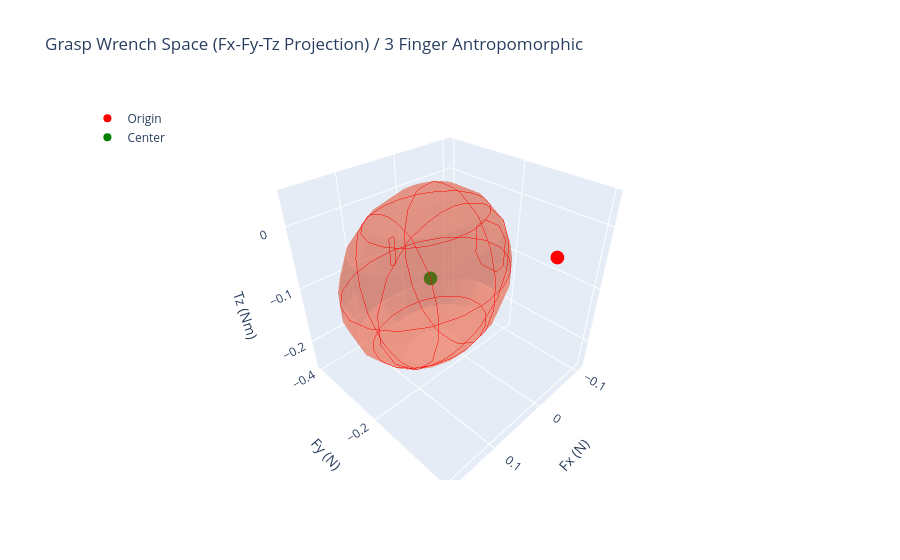

Notebook cell for this chart:
### Code cell
#3 Finger Antropomorphic

# Step 1: Define the gripper and object (3D)
contact1_pos = np.array([1, 1, 0])   # Finger 1 (right face)
contact2_pos = np.array([-1, 1, 0])  # Finger 2 (left face)
contact3_pos = np.array([0, -1, 0])   # Thumb (top face)
mu = 0.5  # Friction coefficient

# Step 2: Define wrench basis for each contact
normal1 = np.array([0, -1, 0])  # Right face, inward
normal2 = np.array([0, -1, 0])   # Left face, inward
normal3 = np.array([0, 1, 0])  # Top face, inward


# Contact 1 (Finger 1)
tangent1_a = np.array([0, 0, 1])
tangent1_b = np.array([1, 0, 0])

# Contact 2 (Finger 2)
tangent2_a = np.array([0, 0, 1])
tangent2_b = np.array([1, 0, 0])

# Contact 3 (Thumb)
tangent3_a = np.array([0, 0, 1])
tangent3_b = np.array([-1, 0, 0])

f1_n = normal1
f1_t1 = normal1 + mu * tangent1_a
f1_t2 = normal1 + mu * tangent1_b
f2_n = normal2
f2_t1 = normal2 + mu * tangent2_a
f2_t2 = normal2 + mu * tangent2_b
f3_n = normal3
f3_t1 = normal3 + mu * tangent3_a
f3_t2 = normal3 + mu * tangent3_b

f1_t1 /= np.linalg.norm(f1_t1)
f1_t2 /= np.linalg.norm(f1_t2)
f2_t1 /= np.linalg.norm(f2_t1)
f2_t2 /= np.linalg.norm(f2_t2)
f3_t1 /= np.linalg.norm(f3_t1)
f3_t2 /= np.linalg.norm(f3_t2)

def wrench(pos, force):
    r = pos
    f = force
    torque = np.cross(r, f)
    return np.concatenate([f, torque])

w1_n = wrench(contact1_pos, f1_n)
w1_t1 = wrench(contact1_pos, f1_t1)
w1_t2 = wrench(contact1_pos, f1_t2)
w2_n = wrench(contact2_pos, f2_n)
w2_t1 = wrench(contact2_pos, f2_t1)
w2_t2 = wrench(contact2_pos, f2_t2)
w3_n = wrench(contact3_pos, f3_n)
w3_t1 = wrench(contact3_pos, f3_t1)
w3_t2 = wrench(contact3_pos, f3_t2)



G = np.column_stack([w1_n, w1_t1, w1_t2, w2_n, w2_t1, w2_t2, w3_n, w3_t1, w3_t2])


# Step 3: Compute Grasp Wrench Space vertices
vertices = []
for coeffs in np.eye(9):
    vertices.append(G @ coeffs)
for coeffs in [np.ones(9), -np.ones(9)]:
    vertices.append(G @ coeffs)
vertices = np.array(vertices)

try:
    hull = ConvexHull(vertices)
except:
    print("Convex hull computation failed. Using vertices as-is.")
    hull = None

# Step 4: Quality metric - Largest inscribed ball
w = cp.Variable(6)
r = cp.Variable()
f = cp.Variable(9)

constraints = [
    w == G @ f,
    cp.norm(f, 1) <= 1,
    f >= 0
]

if hull:
    for simplex in hull.equations:
        normal, offset = simplex[:-1], simplex[-1]
        constraints.append(cp.sum(normal @ w) + r * cp.norm(normal, 2) <= -offset)

objective = cp.Maximize(r)
problem = cp.Problem(objective, constraints)
problem.solve()

quality = problem.value
print(f"Grasp Quality (Largest Minimum Wrench): {quality:.4f} N or Nm")
print(f"Center of largest inscribed ball: {w.value}")

# Step 5: Interactive 3D Plot with Plotly (Fx, Fy, Tz projection)
fig = go.Figure()

# GWS vertices


# Origin
fig.add_trace(go.Scatter3d(
    x=[0], y=[0], z=[0],
    mode='markers', marker=dict(size=8, color='red'),
    name='Origin'
))

# Center of the ball

fig.add_trace(go.Scatter3d(
    x=[w.value[0]], y=[w.value[1]], z=[w.value[5]],
    mode='markers', marker=dict(size=8, color='green'),
    name='Center'
))


# Quality sphere (parametric)
u, v = np.mgrid[0:2*np.pi:20j, 0:np.pi:10j]
x = quality * np.cos(u) * np.sin(v) + w.value[0]
y = quality * np.sin(u) * np.sin(v) + w.value[1]
z = quality * np.cos(v) + w.value[5]
fig.add_trace(go.Surface(
    x=x, y=y, z=z,
    opacity=0.4,  # Slightly more visible but still see-through
    colorscale='Reds',
    showscale=False,
    name=f'Largest Minimum Wrench ({quality:.4f} N or Nm)',
    surfacecolor=np.ones_like(x),  # Uniform red
    contours=dict(
        x=dict(show=True, color='red', width=1),
        y=dict(show=True, color='red', width=1),
        z=dict(show=True, color='red', width=1)
    )  # Add wireframe-like contours
))

# Layout
fig.update_layout(
    title='Grasp Wrench Space (Fx-Fy-Tz Projection) / 3 Finger Antropomorphic',
    scene=dict(
        xaxis_title='Fx (N)',
        yaxis_title='Fy (N)',
        zaxis_title='Tz (Nm)',
        aspectmode='cube'
    ),
    legend=dict(yanchor="top", y=0.99, xanchor="left", x=0.01)
)

fig.show()

### Figure 1 — Plotly figure (JSON) as saved in the notebook; plotly's stock layout.template omitted (floating-point values rounded to 4 significant figures; data arrays with more than 128 entries replaced by an {"elided": "..."} marker saying what was removed)
{"data": [{"marker": {"color": "red", "size": 8}, "mode": "markers", "name": "Origin", "type": "scatter3d", "x": [0], "y": [0], "z": [0]}, {"marker": {"color": "green", "size": 8}, "mode": "markers", "name": "Center", "type": "scatter3d", "x": [0.03297], "y": [-0.2595], "z": [-0.1017]}, {"colorscale": [[0, "rgb(255,245,240)"], [0.125, "rgb(254,224,210)"], [0.25, "rgb(252,187,161)"], [0.375, "rgb(252,146,114)"], [0.5, "rgb(251,106,74)"], [0.625, "rgb(239,59,44)"], [0.75, "rgb(203,24,29)"], [0.875, "rgb(165,15,21)"], [1, "rgb(103,0,13)"]], "contours": {"x": {"color": "red", "show": true, "width": 1}, "y": {"color": "red", "show": true, "width": 1}, "z": {"color": "red", "show": true, "width": 1}}, "name": "Largest Minimum Wrench (0.1438 N or Nm)", "opacity": 0.4, "showscale": false, "surfacecolor": {"elided": "20x10 int values"}, "type": "surface", "x": {"elided": "20x10 float values"}, "y": {"elided": "20x10 float values"}, "z": {"elided": "20x10 float values"}}], "layout": {"legend": {"x": 0.01, "xanchor": "left", "y": 0.99, "yanchor": "top"}, "scene": {"aspectmode": "cube", "xaxis": {"title": {"text": "Fx (N)"}}, "yaxis": {"title": {"text": "Fy (N)"}}, "zaxis": {"title": {"text": "Tz (Nm)"}}}, "title": {"text": "Grasp Wrench Space (Fx-Fy-Tz Projection) / 3 Finger Antropomorphic"}}}
